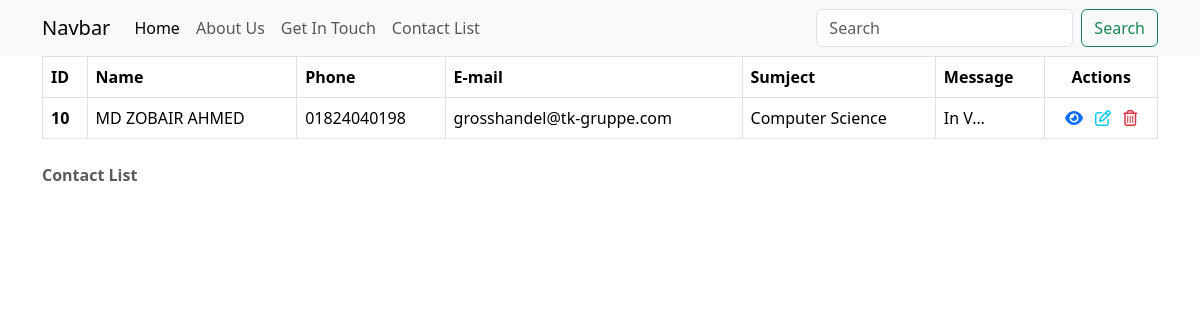
Screenshot of /contact/list/ with the database file from the repository.
### firstapp/models.py (models this page shows, shortened)
class Contact(models.Model):
    name = models.CharField(max_length=255)
    phone = models.CharField(max_length=255)
    email = models.EmailField()
    subject = models.CharField(max_length=255)
    message = models.TextField()
    class Meta:
        verbose_name = 'Contact'
        verbose_name_plural = 'Contacts'

### firstapp/views.py (the view)
# urls.py: path('contact/list/', views.contact_list, name="contact_list"),
def contact_list(request):
    contacts = Contact.objects.all()
    return render(request, 'contact_list.html', {'contacts':contacts})

### firstapp/templates/contact_list.html
{% extends "base.html" %}
{% load static %}
{% block content %}
<section id="contact">
    <div class="container">
        <div class="row justify-content-center align-items-center">
            <div class="col-12 col-md-10 col-lg-12">
                <table class="table table-bordered">
                    <caption class="fw-bolder my-3">Contact List</caption>
                    <thead>
                        <tr class="">
                            <th>ID</th>
                            <th>Name</th>
                            <th>Phone</th>
                            <th>E-mail</th>
                            <th>Sumject</th>
                            <th>Message</th>
                            <th class="text-center">Actions</th>
                        </tr>
                    </thead>
                    <tbody>
                        {% for c in contacts %}
                        <tr>
                            <th scope="row">{{ c.pk }}</th>
                            <td>{{ c.name }}</td>
                            <td>{{ c.phone }}</td>
                            <td>{{ c.email }}</td>
                            <td>{{ c.subject }}</td>
                            <td>{{ c.message|truncatechars_html:5 }}</td>
                            <td class="text-center">
                                <a href="#" class="text-primary"><i class="fa-solid fa-eye"></i></a>
                                <a href="{% url 'contact_edit' c.pk %}" class="text-info mx-2"><i class="fa-regular fa-pen-to-square"></i></a>
                                <a href="{% url 'contact_delete' c.pk %}" class="text-danger" ><i class="fa-regular fa-trash-can"></i></a>
                            </td>
                        </tr>
                        {% empty %}
                        <tr>
                            <td colspan="7" class="text-center">No contact data available</td>
                        </tr>
                        {% endfor %}
                    </tbody>
                </table>
            </div>
        </div>
    </div>
</section>
{% endblock content %}

### rows the page displays
Contact: pk "10", name "MD ZOBAIR AHMED", phone "01824040198", email "grosshandel@tk-gruppe.com", subject "Computer Science", message "In V…"
